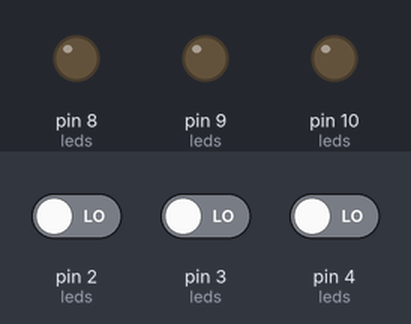
The sketch below on a simulated Arduino Uno, built with avr-gcc and run on an emulated ATmega328P. On the bench: output pins drawn as LEDs (lit = HIGH). Inputs (shaded band) come from the test bench; at power-on: pin 2 (leds) LOW, pin 3 (leds) LOW, pin 4 (leds) LOW.

Above: at 1.2 s.
1.3 s: pin 2 (leds) driven HIGH
At 2.1 s:
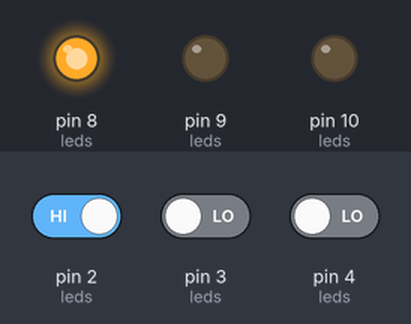
4.3 s: pin 3 (leds) driven HIGH
At 4.6 s:
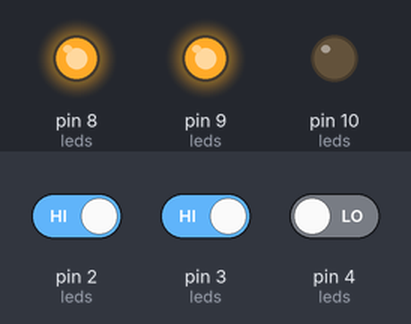
7.3 s: pin 4 (leds) driven HIGH
At 8.1 s:
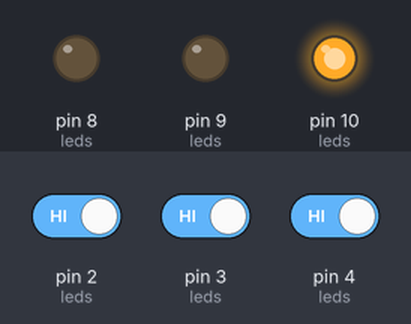
10.3 s: pin 3 (leds) driven LOW
At 12.1 s:
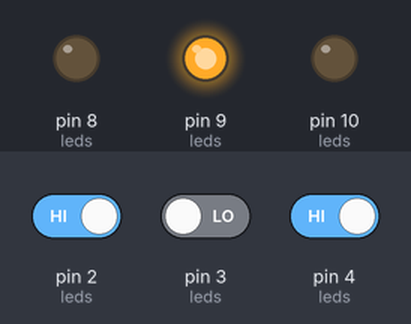
13.3 s: pin 2 (leds) driven LOW
At 14.7 s:
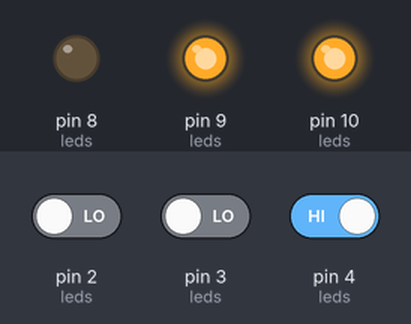
16.3 s: pin 4 (leds) driven LOW
At 17.1 s:
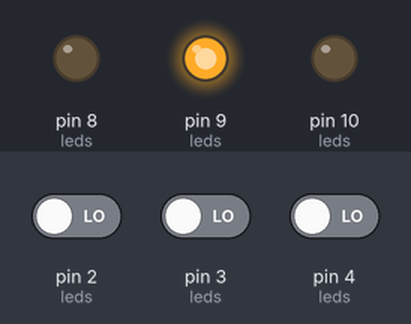
Timing chart, 0 to 18.8 s (numbered marks = the images above; inputs shaded):
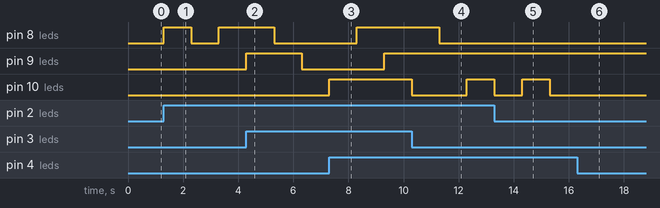

The sketch:

codigo.ino
```cpp
struct Led{
    int id;
    int botao;
    int status;
};

struct Led leds[3] = {
  {8, 2, 0},
  {9, 3, 0},
  {10, 4, 0}
};

void setup(){

  for(int i = 0; i < 3; i++){
    pinMode(leds[i].id, OUTPUT);
    pinMode(leds[i].botao, INPUT);
  }

  Serial.begin(9600);

}

void loop(){
  for(int i = 0; i < 3; i++){
    if(digitalRead(leds[i].botao) == HIGH){
      leds[i].status = (leds[i].status == 0) ? 1 : 0;
      digitalWrite(leds[i].id, leds[i].status);
      delay(1000);
    }
  }
}
```

Measured:
- after the input at 1.3 s, pin 8 (leds): LOW → HIGH at once, → LOW 1.0 s later, → HIGH 1.0 s later
- after the input at 4.3 s, pin 9 (leds): LOW → HIGH at once, → LOW 2.0 s later
- after the input at 7.3 s, pin 9 (leds): LOW → HIGH after 2.0 s instead of 1.0 s; pin 10 (leds): LOW → HIGH at once
- after the input at 10.3 s, pin 9 (leds): stays HIGH (without the input it goes to LOW after 2.0 s)
- after the input at 13.3 s, pin 8 (leds): stays LOW (without the input it goes to HIGH after 0.00 s); pin 10 (leds): HIGH → LOW after 0.00 s instead of 1.0 s
- after the input at 16.3 s, pin 10 (leds): stays LOW (without the input it goes to HIGH after 0.00 s)
